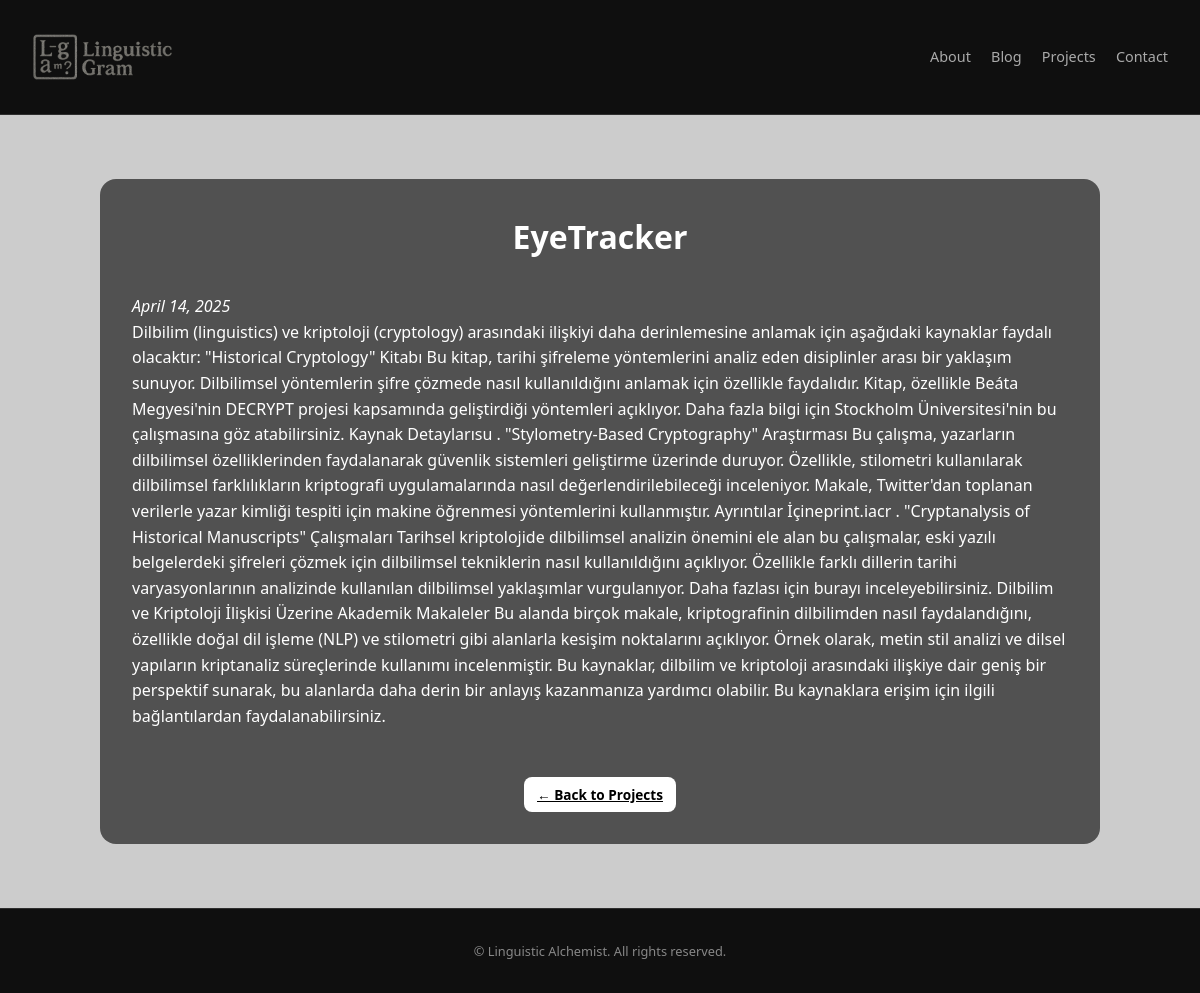
Screenshot of /projects/eyetracker/ with the database file from the repository.
### main/models.py (models this page shows, shortened)
class Project(models.Model):
    title = models.CharField(max_length=200)
    slug = models.SlugField(unique=True)
    description = models.TextField()
    content = models.TextField()
    image = models.ImageField(upload_to='project_images/', blank=True, null=True)
    created_at = models.DateTimeField(auto_now_add=True)
    is_featured = models.BooleanField(default=False)
    class Meta:
        ordering = ['-created_at']

### main/views.py (the view)
# urls.py: path('projects/<slug:slug>/', views.single_project, name='single_project'),
def single_project(request, slug):
    project = get_object_or_404(Project, slug=slug)
    log_content_view(request, "project", project.id)
    return render(request, 'single_project.html', {'project': project})

### main/views.py (called while the page is built)
def log_content_view(request, content_type, object_id):
    ip = request.META.get('REMOTE_ADDR', '')
    ContentView.objects.create(content_type=content_type, object_id=object_id, ip_address=ip)

### templates/single_project.html (shortened to what this page needs)
{% extends "base.html" %}
{% block content %}
<section class="section dark" style="background-image: url('https://picsum.photos/seed/code{{ project.slug }}/1200/600/?blur'); background-size: cover; background-position: center;">
  <div class="section-inner" style="background-color: rgba(0,0,0,0.6); padding: 2rem; border-radius: 1rem;">
    <article class="project-detail">
      <h1 class="section-title">{{ project.title }}</h1>
      <p><em>{{ project.created_at|date:"F j, Y" }}</em></p>
      <div class="project-description">
        {{ project.content|safe }}
      </div>
      <div class="center">
        <a href="{% url 'projects' %}" class="btn" style="margin-top: 1rem; display: inline-block; font-size: 0.85rem; padding: 0.4rem 0.8rem;">← Back to Projects</a>
      </div>
    </article>
  </div>
</section>
{% endblock %}

### static/css/style.css (style rules this page uses)
* { margin: 0; padding: 0; box-sizing: border-box; }
body { font-family: 'Segoe UI', sans-serif; background-color: #0f0f0f; color: white; line-height: 1.6; }
.section { padding: 4rem 2rem; }
.section-title { text-align: center; font-size: 2rem; margin-bottom: 2rem; }
.section-inner { background-color: rgba(0, 0, 0, 0.6); border-radius: 1rem; padding: 2rem; max-width: 1000px; margin: 0 auto; }
.btn { padding: 0.5rem 1rem; background-color: white; color: black; font-weight: bold; border-radius: 0.5rem; border: none; cursor: pointer; transition: 0.3s; }
.center { text-align: center; margin-top: 2rem; }
.dark { background-color: #111; }

### rows the page displays
Project: title "EyeTracker", created_at "April 14, 2025", content "Dilbilim (linguistics) ve kriptoloji (cryptology) arasındaki ilişkiyi daha derinlemesine anlamak için aşağıdaki kaynaklar faydalı olacaktır: \"Historical Cryptology\" Kitabı Bu kitap, tarihi şifreleme yöntemlerini analiz eden disiplinler arası bir yaklaşım sunuyor. Dilbilimsel yöntemlerin şifre çözmede nasıl kullanıldığını anlamak için özellikle faydalıdır. Kitap, özellikle Beáta Megyesi'nin DECRYPT projesi kapsamında geliştirdiği yöntemleri açıklıyor. Daha fazla bilgi için Stockholm Üniversitesi'nin bu çalışmasına göz atabilirsiniz. Kaynak Detayları​ su . \"Stylometry-Based Cryptography\" Araştırması Bu çalışma, yazarların dilbilimsel özelliklerinden faydalanarak güvenlik sistemleri geliştirme…"
